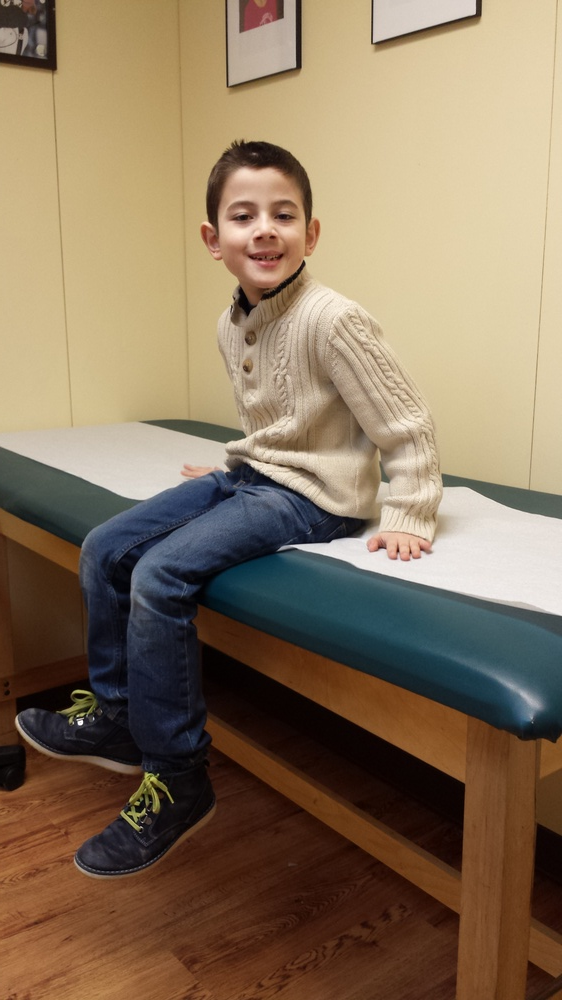
#> input picture source/cpp/resources/zach.jpg, 562 x 1000 px, shrunk from 2322 x 4128 before the run
$ python adaptivethreshold.py ../../cpp/resources/zach.jpg   (Python 2 division)
#> lines starting #> are read from the running program, lines starting #| are printed output that depends on the picture
### source/python/experimental/sliderparam.py
__author__ = 'mdiamond'

import cv2
import argparse

class sliderparam():
    def __init__(self, description, maxValue, value, updateFn=None, sliderToValue=lambda(x):x, valueToSlider=lambda(x):x):
        assert value <= maxValue
        self.description = description
        self.maxValue = maxValue
        self.updateFn = updateFn
        self.mapSliderToValue = sliderToValue
        self.mapValueToSlider = valueToSlider
        self.value = value
        self.sliderValue = valueToSlider(value)
        self.maxSliderValue = valueToSlider(maxValue)

    # [4 lines left out: function updateFromSlider, not called in this run]

    def assignFromSlider(self, sliderValue):
        self.sliderValue = sliderValue
        self.value = self.mapSliderToValue(sliderValue)

    def assignFromValue(self, value):
        self.value = value
        self.sliderValue = self.mapValueToSlider(value)

    def createSlider(self, window):
        cv2.createTrackbar(self.description, window, self.sliderValue, self.maxSliderValue, self.updateFromSlider)

    def __str__(self):
        return self.description + " = " + str(self.value)

class kernelparam(sliderparam):
    def __init__(self, description, maxValue, value, updateFn, ):
        sliderparam.__init__(self, description, maxValue, value, updateFn, sliderToValue=mapSliderToKernelSize, valueToSlider=mapKernelSizeToSlider)


# [5 lines left out: function annotateImageWithParams, not called in this run]

def dump(param_dict):
    for k in param_dict.keys():
        p = param_dict[k]
        print "--" + k + "=" + str(p.value)

def addSlidersToWindow(param_dict, windowname):
    for p in param_dict.itervalues():
        p.createSlider(windowname)

def addCommandLineArgs(param_dict, parser):
    ''' define a command line parameter for every slider parameter
    :param dict: dictionary of sliderparam
    :param parser: argparse
    '''
    for k in param_dict.keys():
        argkey = '--' + k
        param = param_dict[k]
        parser.add_argument(argkey, help=param.description, type=int, default=param.value)

def setValuesFromCommandLine(param_dict, args):
    ''' read command line parameter for each slider parameter
    This allows any default value to be overridden by the command line.
    :param dict: dictionary of sliderparam
    :param args: parsed command line
    '''
    for k in param_dict.keys():
        p = param_dict[k]
        val = getattr(args, k)
        p.assignFromValue(val)


def mapSliderToKernelSize(n):
    return n*2 + 3

def mapKernelSizeToSlider(n):
    return (n - 3)/2

### source/python/experimental/adaptivethreshold.py
#!/usr/bin/env python

'''
This program can be used to experiment with adaptive thresholding.
Use the sliders to experiment with the C and Blocksize parameters.
When a key is pressed, the program exits, printing the final selections to console.

Usage:
    adaptivethreshold.py <filename>
Trackbars control the parameters to adaptiveThreshold
'''

import numpy as np
import cv2
import sliderparam as cvparam


def updateUseGaussian(n):
    cvparam_dict['useGaussian'].assignFromSlider(n)
    updateImage()

def updateInvert(n):
    cvparam_dict['invert'].assignFromSlider(n)
    updateImage()

def updateBlockSize(n):
    cvparam_dict['blockSize'].assignFromSlider(n)
    updateImage()

def updateC(n):
    cvparam_dict['c'].assignFromSlider(n)
    updateImage()

def mapBlockSizeSliderToValue(n):
    return n*2 + 3

def mapBlockSizeValueToSlider(n):
    return (n - 3)/2


def updateImage():
    c = cvparam_dict['c'].value
    blockSize = cvparam_dict['blockSize'].value
    threshMethod = cv2.ADAPTIVE_THRESH_GAUSSIAN_C if cvparam_dict['useGaussian'].value > 0 else cv2.ADAPTIVE_THRESH_MEAN_C
    threshType = cv2.THRESH_BINARY_INV if cvparam_dict['invert'].value > 0 else cv2.THRESH_BINARY

    image = cv2.adaptiveThreshold(img, maxValue=255, adaptiveMethod=threshMethod, thresholdType=threshType, blockSize=blockSize, C=c)
    cv2.imshow('results', image)


if __name__ == '__main__':
    print __doc__

    cvparam_dict = {}
    cvparam_dict['useGaussian'] = cvparam.sliderparam("Use Gaussian", 1, 1, updateUseGaussian)
    cvparam_dict['invert'] = cvparam.sliderparam("Invert", 1, 0, updateInvert)
    cvparam_dict['blockSize'] = cvparam.sliderparam("Block Size (3,5,..)", 21, 5, updateBlockSize, sliderToValue=mapBlockSizeSliderToValue, valueToSlider=mapBlockSizeValueToSlider)
    cvparam_dict['c'] = cvparam.sliderparam("C", 30, 5, updateC)

    import argparse
    parser = argparse.ArgumentParser(description="Interactively experiment with adaptiveThreshold parameters.")
    parser.add_argument('file', help='image to threshold', type=str)
    # add a command line parameter for every slider parameter
    cvparam.addCommandLineArgs(cvparam_dict, parser)

    args = parser.parse_args()
    cvparam.setValuesFromCommandLine(cvparam_dict, args)

    img = cv2.imread(args.file)
#> img is the input picture: shape (1000, 562, 3); mean B, G, R 93.5, 117.3, 136.9
    assert img is not None, "File " + args.file + " was not found."
    img = cv2.cvtColor(img,cv2.COLOR_BGR2GRAY)
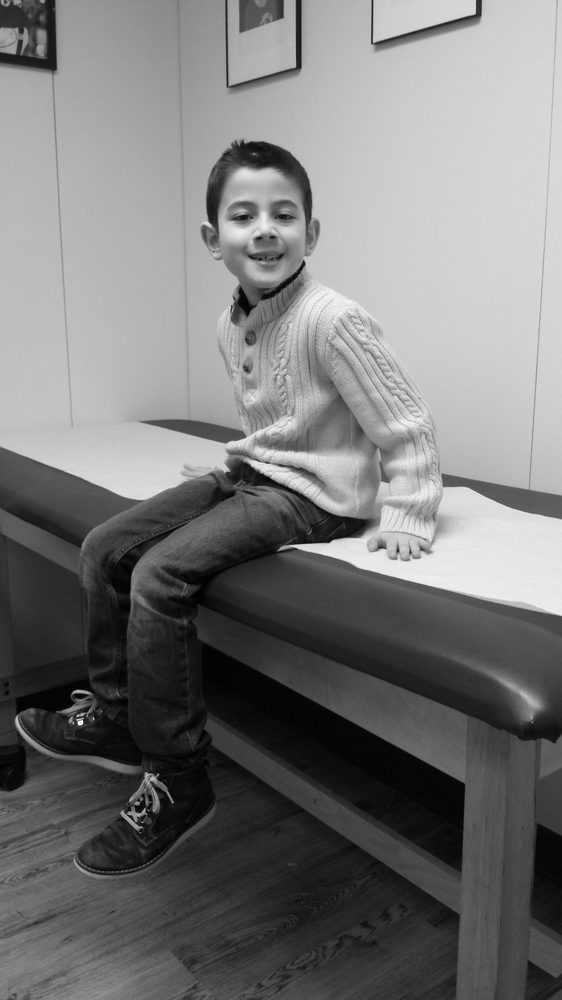
#> img: shape (1000, 562); min 0, max 254, mean 120.5

    h, w = img.shape[:2]
#> h = 1000; w = 562

    cv2.imshow('results', img) # window needs to exist before we add sliders
    cvparam.addSlidersToWindow(cvparam_dict, "results")
    updateImage()
#> in updateImage, `image = cv2.adaptiveThreshold(img, maxValue=255, adaptiveMethod=thresh..`:
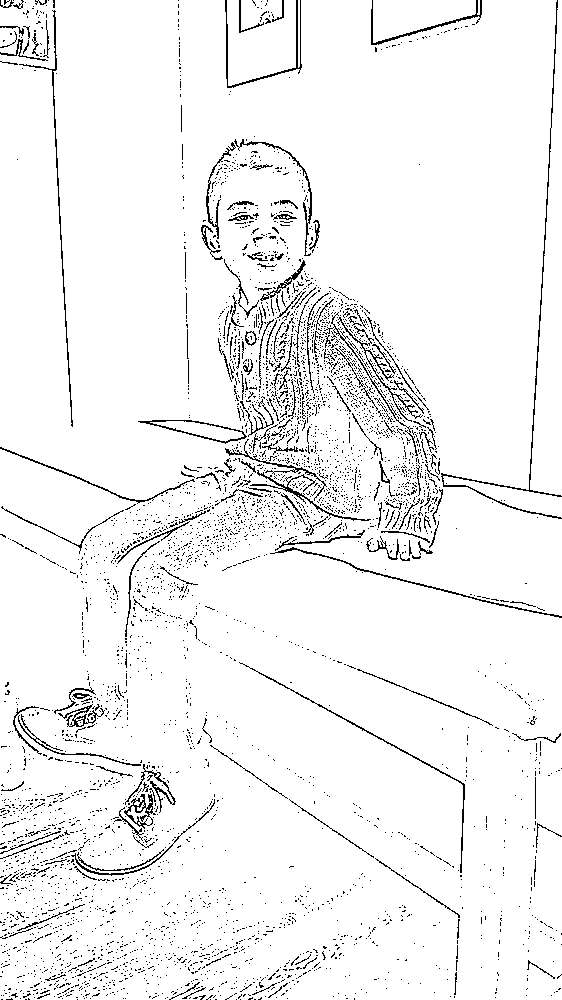
#> image: shape (1000, 562); 95% white; black in thin lines or dots

    0xFF & cv2.waitKey()
    cv2.destroyAllWindows()

    # print selected parameters to console
    cvparam.dump(cvparam_dict)
